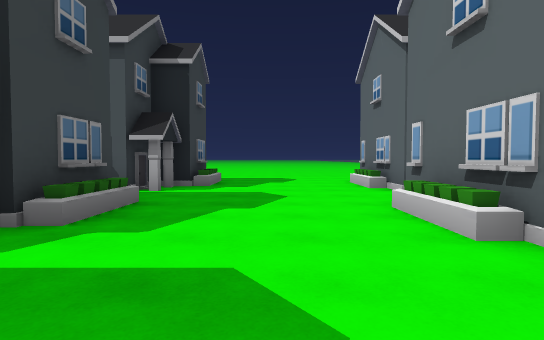
View 1 (above)

24 first-person views from a walk through a 3-D level made in the Unity game engine. The camera is 1.3 m above the floor, tilts 2° down and sees 80° across. The floor is counted in squares, 2 m on a side. Each view is taken from the middle of a square. On the plan, view 1 faces up. The plan holds only what a view shows up to about 10 squares ahead; the rest is blank. The place goes on beyond the plan.

View 2
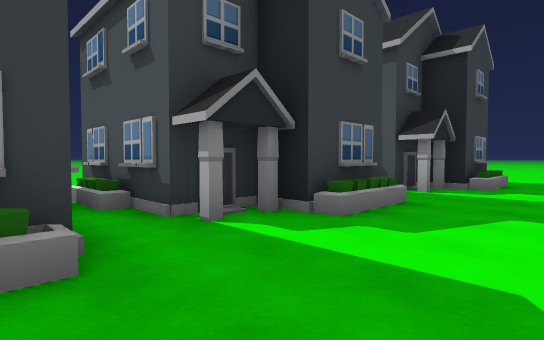

View 3
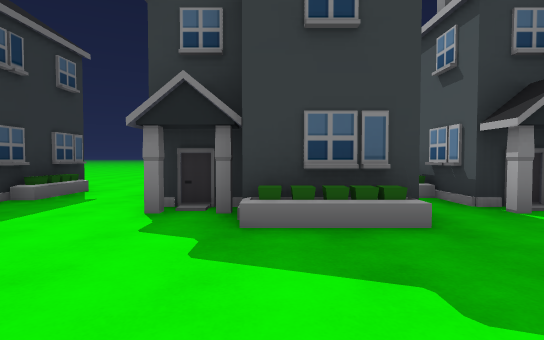

View 4
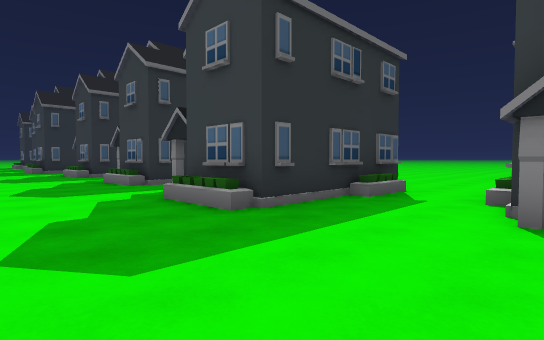

View 5
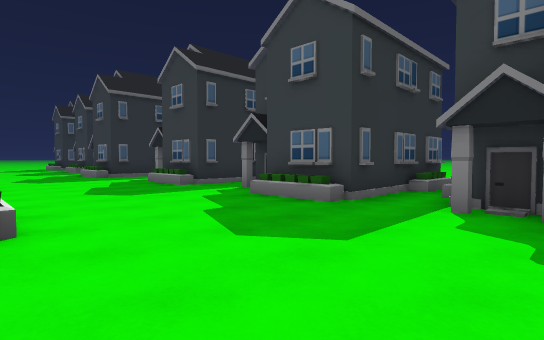

View 6
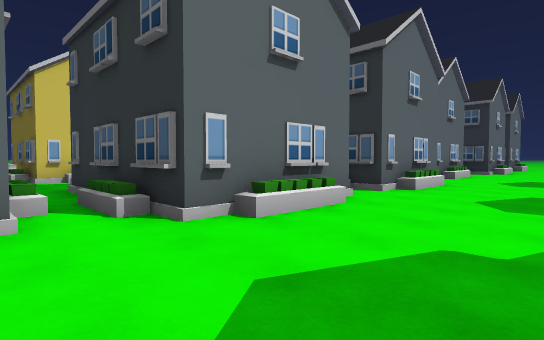

View 7
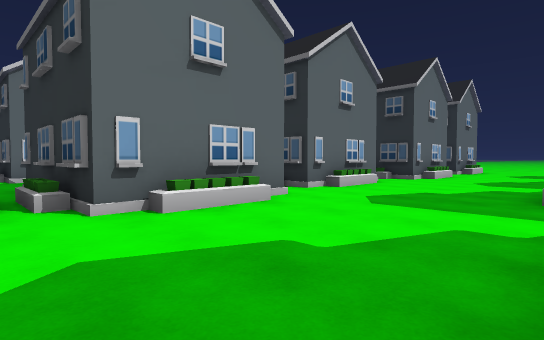

View 8
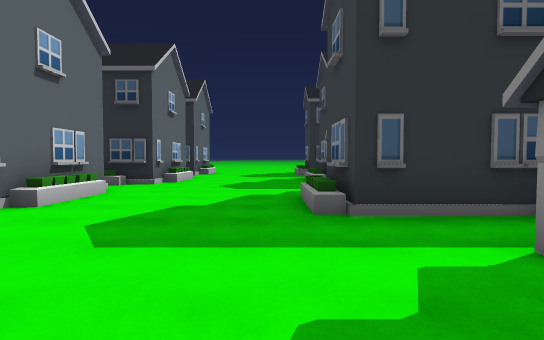

View 9
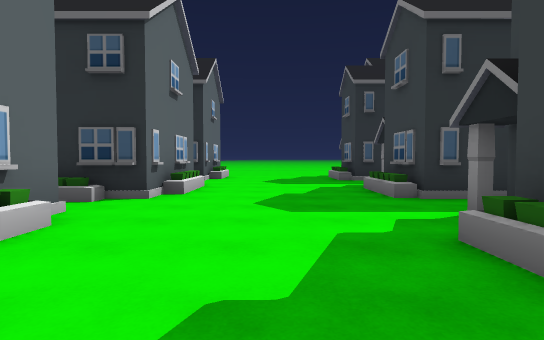

View 10
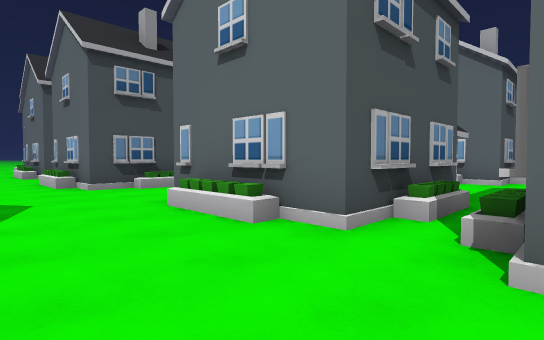

View 11
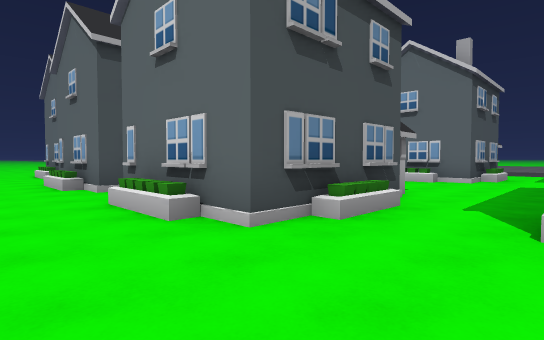

View 12
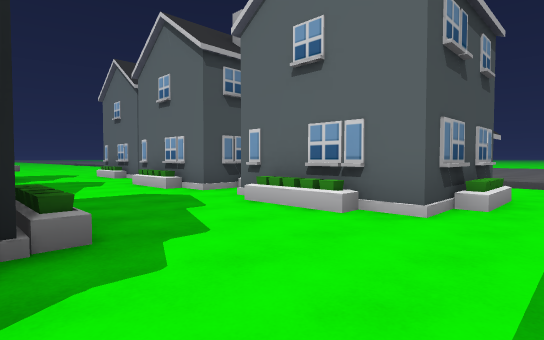

View 13
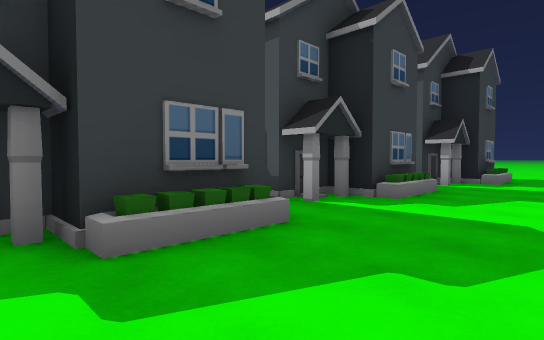

View 14
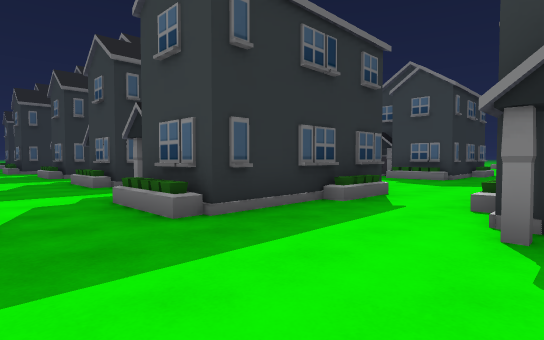

View 15
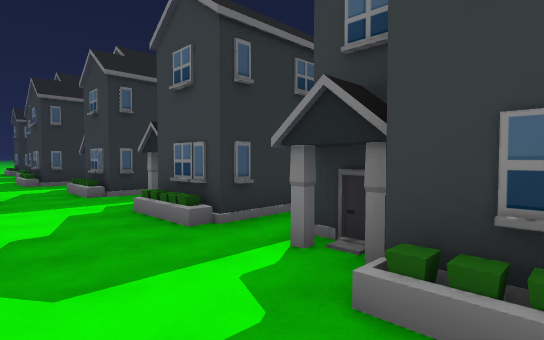

View 16
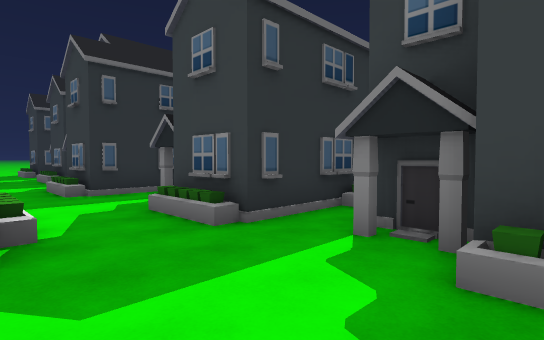

View 17
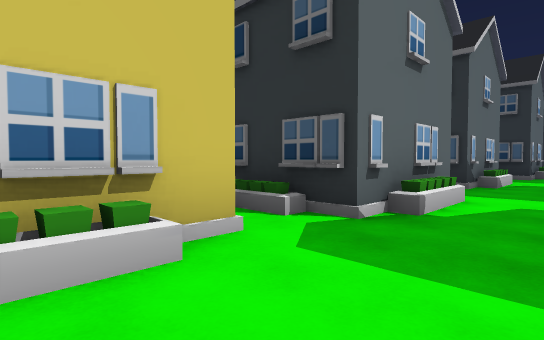

View 18
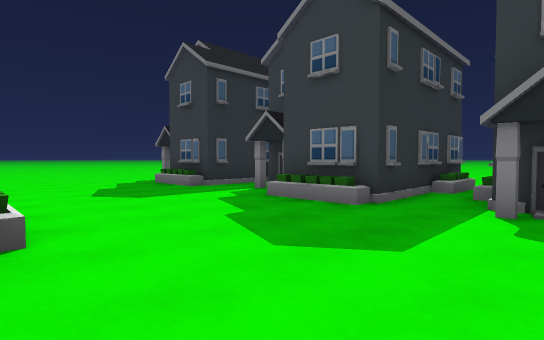

View 19
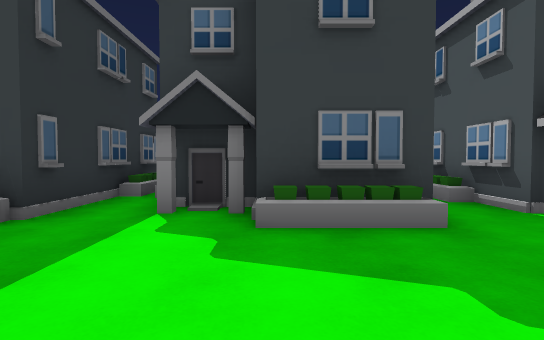

View 20
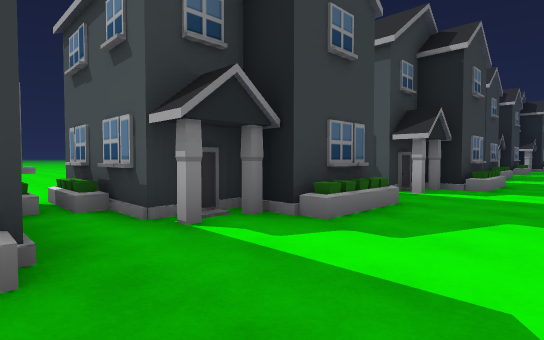

View 21
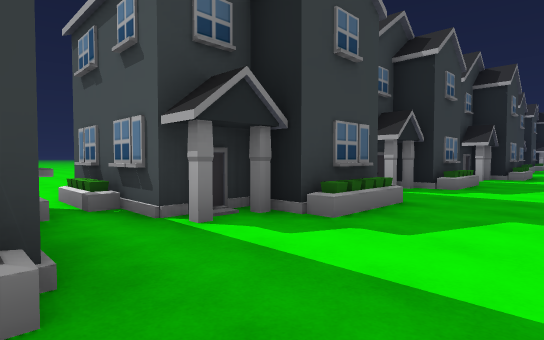

View 22
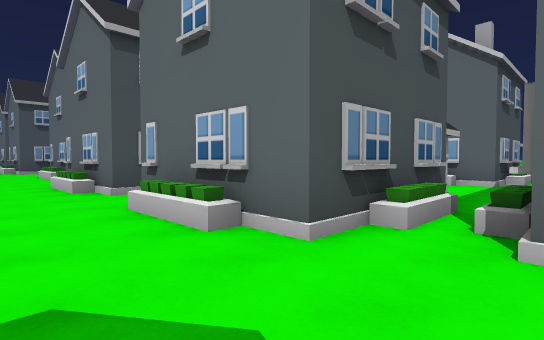

View 23
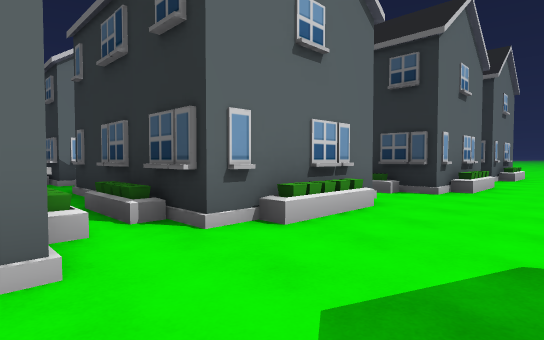

View 24
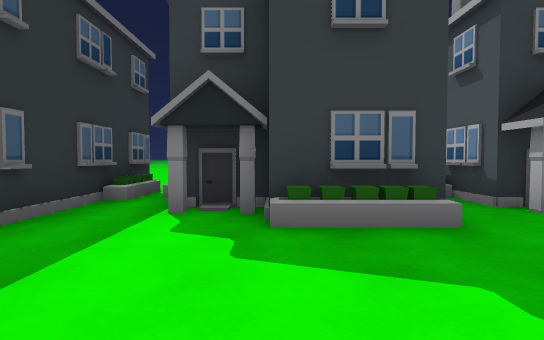

### Floor plan
Key: @ floor where view 1 was taken; # wall or solid block; . main floor; : floor 0.25 m higher than the main floor; / step, stairs or slope; H house.
Columns run from 9 left of view 1 to 18 right of it. Each row starts with its distance up from view 1.
 10         ....    ..
  9        #....#   #.
  8       ##....#  ##.
  7       #.....#  #...
  6     HH......    ....
  5       #....#   #...#
  4       #H...#   #...#
  3      ##....#  ##...#
  2    ###H....## HH...##
  1     /.......   .....
  0       #H.@.#   #...#
 -1      ##H...#  ##...#
 -2      #H....#  #H...#     :::
 -3    /H.......HH......HH..::::
 -4 ......................
 -5 ...H#H#H....H###...H
 -6 ..    ##....## ##./    H
 -7       ##....#  ##./    H
 -8       #.....####...##
 -9     ................
-10   H####H...####H...###
-11       #H...#  ##../
-12       H....#  #H../
-13     ##H....####H...H
-14      ##....H####..H##
-15      ##H...##  #..##
-16      ##....#   #..H
-17    ###H....###HH..####
-18   .//..............
-19    H####....H####.H#
-20       ##....##  #.##
-21       #.....#   ..#
-22     ###.....#   ..#
-23    HHHH.....HH H../
-24       #H...#      #
-25      ##H...#
-26    ###H....#
-27   .//.......
-28   H####H...#

Where each view was taken, in squares from view 1:
view 1: 0 up, 0 right, facing up
view 2: 0 up, 0 right, facing up-left
view 3: 1 down, 1 right, facing left
view 4: 2 down, 1 right, facing down-left
view 5: 7 down, 2 right, facing down-left
view 6: 8 down, 1 left, facing down-right
view 7: 13 down, 2 left, facing down-right
view 8: 15 down, 1 left, facing down
view 9: 18 down, 0 right, facing down
view 10: 10 down, 0 right, facing up-right
view 11: 5 down, 0 right, facing up-right
view 12: 4 down, 6 right, facing up-right
view 13: 2 down, 9 right, facing up-left
view 14: 2 down, 9 right, facing down-left
view 15: 6 down, 9 right, facing down-left
view 16: 11 down, 9 right, facing down-left
view 17: 11 down, 7 right, facing down-right
view 18: 21 down, 2 right, facing down-left
view 19: 25 down, 1 right, facing left
view 20: 28 down, 0 right, facing up-left
view 21: 19 down, 0 right, facing up-left
view 22: 19 down, 0 right, facing up-right
view 23: 17 down, 0 right, facing down-right
view 24: 16 down, 1 right, facing left
